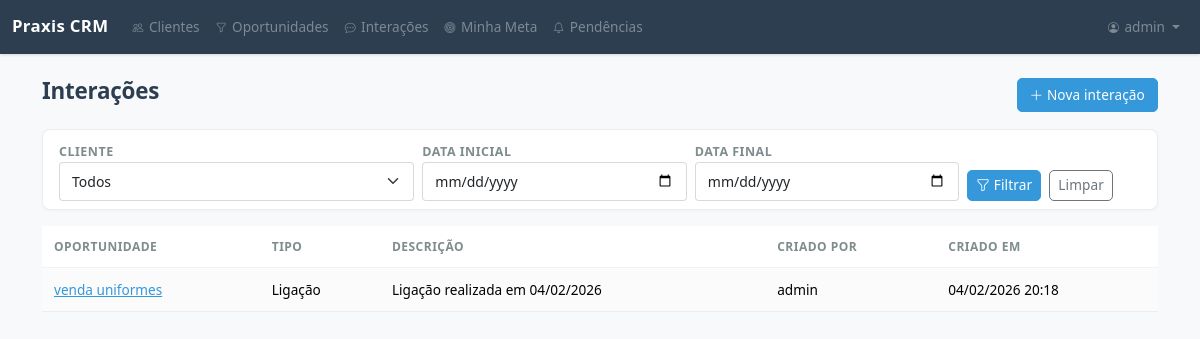
The page /sales/interacoes/ (signed in) on the database its author committed.
### apps/sales/models.py (models this page shows, shortened)
class Interacao(models.Model):
    oportunidade = models.ForeignKey(
        Oportunidade,
        on_delete=models.CASCADE,
        related_name="interacoes",
        verbose_name="Oportunidade",
    )
    tipo = models.CharField(
        max_length=10,
        choices=TipoInteracao.choices,
        verbose_name="Tipo",
    )
    descricao = models.TextField(verbose_name="Descrição")
    criado_por = models.ForeignKey(
        settings.AUTH_USER_MODEL,
        on_delete=models.PROTECT,
        related_name="interacoes",
        verbose_name="Criado por",
    )
    criado_em = models.DateTimeField(auto_now_add=True, verbose_name="Criado em")
    class Meta:
        verbose_name = "Interação"
        verbose_name_plural = "Interações"
        ordering = ["-criado_em"]

class Oportunidade(models.Model):
    titulo = models.CharField(max_length=200, verbose_name="Título")
    cliente = models.ForeignKey(
        Cliente,
        on_delete=models.CASCADE,
        related_name="oportunidades",
        verbose_name="Cliente",
    )
    vendedor = models.ForeignKey(
        settings.AUTH_USER_MODEL,
        on_delete=models.PROTECT,
        related_name="oportunidades",
        verbose_name="Vendedor",
    )
    etapa = models.CharField(
        max_length=12,
        choices=EtapaOportunidade.choices,
        default=EtapaOportunidade.PROSPECCAO,
        verbose_name="Etapa",
    )
    motivo_perda = models.CharField(
        max_length=13,
        choices=MotivoPerdaOportunidade.choices,
        blank=True,
        default="",
        verbose_name="Motivo da perda",
    )
    valor_estimado = models.DecimalField(
        max_digits=12,
        decimal_places=2,
        default=0,
        verbose_name="Valor estimado",
    )
    descricao = models.TextField(blank=True, verbose_name="Descrição")
    proxima_acao = models.CharField(
        max_length=200,
        blank=True,
        default="",
        verbose_name="Próxima ação",
        help_text="Descreva brevemente a próxima ação a ser realizada",
    )
    data_follow_up = models.DateField(
        null=True,
        blank=True,
        verbose_name="Data do follow-up",
        help_text="Data prevista para o próximo contato",
    )
    criado_em = models.DateTimeField(auto_now_add=True, verbose_name="Criado em")
    atualizado_em = models.DateTimeField(auto_now=True, verbose_name="Atualizado em")
    class Meta:
        verbose_name = "Oportunidade"
        verbose_name_plural = "Oportunidades"
        ordering = ["-criado_em"]

### apps/sales/views.py (the view)
# urls.py: path("interacoes/", InteracaoListView.as_view(), name="interacao_list"),
class InteracaoListView(VendedorRequiredMixin, ListView):
    model = Interacao
    template_name = "sales/interacao_list.html"
    context_object_name = "interacoes"
    paginate_by = 20
    def get_queryset(self):
        qs = super().get_queryset()
        if hasattr(self.request.user, "perfil") and self.request.user.perfil.is_vendedor:
            qs = qs.filter(criado_por=self.request.user)
        cliente_id = self.request.GET.get("cliente")
        data_inicial = self.request.GET.get("data_inicial")
        data_final = self.request.GET.get("data_final")
        if cliente_id:
            qs = qs.filter(oportunidade__cliente_id=cliente_id)
        if data_inicial:
            qs = qs.filter(criado_em__date__gte=data_inicial)
        if data_final:
            qs = qs.filter(criado_em__date__lte=data_final)
        return qs
    def get_context_data(self, **kwargs):
        ctx = super().get_context_data(**kwargs)
        if hasattr(self.request.user, "perfil") and self.request.user.perfil.is_vendedor:
            ctx["clientes"] = Cliente.objects.filter(criado_por=self.request.user)
        else:
            ctx["clientes"] = Cliente.objects.all()
        ctx["filtro_cliente"] = self.request.GET.get("cliente", "")
        ctx["filtro_data_inicial"] = self.request.GET.get("data_inicial", "")
        ctx["filtro_data_final"] = self.request.GET.get("data_final", "")
        params = self.request.GET.copy()
        params.pop("page", None)
        ctx["filter_params"] = params.urlencode()
        return ctx

### apps/accounts/models.py (called while the page is built)
    @property
    def is_admin(self):
        return self.papel == PerfilUsuario.ADMIN

    @property
    def is_vendedor(self):
        return self.papel == PerfilUsuario.VENDEDOR

    @property
    def is_gestor(self):
        return self.papel == PerfilUsuario.GESTOR

### apps/core/mixins.py (called while the page is built)
    def dispatch(self, request, *args, **kwargs):
        response = super().dispatch(request, *args, **kwargs)
        if hasattr(request.user, "perfil"):
            if request.user.perfil.papel in (
                PerfilUsuario.VENDEDOR,
                PerfilUsuario.GESTOR,
                PerfilUsuario.ADMIN,
            ):
                return response
        raise PermissionDenied

### templates/sales/interacao_list.html (shortened to what this page needs)
{% extends "base.html" %}
{% block content %}
<div class="d-flex justify-content-between align-items-center mb-3">
    <h2>Interações</h2>
    <a href="{% url 'sales:interacao_create' %}" class="btn btn-primary">
        <i class="bi bi-plus-lg"></i> Nova interação
    </a>
</div>
{% include "includes/_filtros.html" %}
<div class="table-responsive">
    <table class="table table-striped table-hover">
        <thead>
            <tr>
                <th>Oportunidade</th>
                <th>Tipo</th>
                <th>Descrição</th>
                <th>Criado por</th>
                <th>Criado em</th>
            </tr>
        </thead>
        <tbody>
            {% for interacao in interacoes %}
            <tr>
                <td><a href="{% url 'sales:oportunidade_detail' interacao.oportunidade.pk %}">{{ interacao.oportunidade.titulo }}</a></td>
                <td>{{ interacao.get_tipo_display }}</td>
                <td>{{ interacao.descricao|truncatechars:80 }}</td>
                <td>{{ interacao.criado_por.get_full_name|default:interacao.criado_por.username }}</td>
                <td>{{ interacao.criado_em|date:"d/m/Y H:i" }}</td>
            </tr>
            {% empty %}
            <tr>
                <td colspan="5" class="text-center text-muted">Nenhuma interação registrada.</td>
            </tr>
            {% endfor %}
        </tbody>
    </table>
</div>
{% endblock %}

### templates/base.html (shortened to what this page needs)
{% load static %}
<!DOCTYPE html>
<html lang="pt-br">
<head>
    <link href="https://cdn.jsdelivr.net/npm/bootstrap@5.3.3/dist/css/bootstrap.min.css" rel="stylesheet">
    <link href="https://cdn.jsdelivr.net/npm/bootstrap-icons@1.11.3/font/bootstrap-icons.min.css" rel="stylesheet">
    <link href="{% static 'css/style.css' %}" rel="stylesheet">
    <link href="{% static 'css/praxis-v2.css' %}" rel="stylesheet">
</head>
<body>
    {% if user.is_authenticated %}
    <nav class="navbar navbar-expand-lg navbar-dark bg-dark">
        <div class="container-fluid">
            <a class="navbar-brand" href="{% url 'home' %}">Praxis CRM</a>
            <div class="collapse navbar-collapse" id="navbarNav">
                <ul class="navbar-nav me-auto">
                    <li class="nav-item">
                        <a class="nav-link" href="{% url 'crm:cliente_list' %}">
                            <i class="bi bi-people"></i> Clientes
                        </a>
                    </li>
                    <li class="nav-item">
                        <a class="nav-link" href="{% url 'sales:oportunidade_list' %}">
                            <i class="bi bi-funnel"></i> Oportunidades
                        </a>
                    </li>
                    <li class="nav-item">
                        <a class="nav-link" href="{% url 'sales:interacao_list' %}">
                            <i class="bi bi-chat-dots"></i> Interações
                        </a>
                    </li>
                    {% if user.perfil.is_vendedor %}
                    <li class="nav-item">
                        <a class="nav-link" href="{% url 'sales:minha_meta' %}">
                            <i class="bi bi-bullseye"></i> Minha Meta
                        </a>
                    </li>
                    <li class="nav-item">
                        <a class="nav-link" href="{% url 'sales:minhas_pendencias' %}">
                            <i class="bi bi-bell"></i> Pendências
                        </a>
                    </li>
                    {% endif %}
                </ul>
                <ul class="navbar-nav">
                    <li class="nav-item dropdown">
                        <a class="nav-link dropdown-toggle" href="#" role="button" data-bs-toggle="dropdown">
                            <i class="bi bi-person-circle"></i> {{ user.get_full_name|default:user.username }}
                        </a>
                    </li>
                </ul>
            </div>
        </div>
    </nav>
    {% endif %}
    <div class="container mt-4">
        {% block content %}{% endblock %}
    </div>
</body>
</html>

### static/css/style.css (style rules this page uses)
body { background-color: #f8f9fa; }
.navbar-brand { font-weight: 700; }

### static/css/praxis-v2.css (style rules this page uses)
body { font-family: var(--praxis-font-family); color: var(--praxis-texto-principal); -webkit-font-smoothing: antialiased; -moz-osx-font-smoothing: grayscale; font-size: 0.9375rem; line-height: 1.6; }
h1, h2, h3, h4, h5, h6 { color: var(--praxis-azul-escuro); font-weight: 600; }
h2 { font-size: 1.4rem; letter-spacing: -0.01em; }
.navbar.navbar-dark.bg-dark { background-color: var(--praxis-azul-escuro) !important; box-shadow: 0 1px 3px rgba(0, 0, 0, 0.15); }
.navbar .navbar-brand { font-weight: 600; font-size: 1.05rem; letter-spacing: 0.02em; }
.navbar .nav-link { font-size: 0.85rem; opacity: 0.7; transition: opacity 0.15s ease; }
.navbar .nav-link .bi { font-size: 0.8em; margin-right: 2px; }
.table { font-size: 0.85rem; }
.table > thead th { font-weight: 600; font-size: 0.75rem; text-transform: uppercase; letter-spacing: 0.04em; color: var(--praxis-texto-secundario); padding: 0.7rem 0.75rem; vertical-align: middle; }
.table-striped > tbody > tr:nth-of-type(odd) > * { --bs-table-bg-type: rgba(0, 0, 0, 0.015); }
.table > tbody > tr > td { padding: 0.65rem 0.75rem; vertical-align: middle; }
.table > :not(caption) > * > * { border-bottom-color: rgba(0, 0, 0, 0.05); }
.btn { font-size: 0.85rem; font-weight: 500; border-radius: var(--praxis-border-radius); letter-spacing: 0.01em; transition: all 0.15s ease; }
.btn-primary { background-color: var(--praxis-azul-principal); border-color: var(--praxis-azul-principal); }
a { color: var(--praxis-azul-principal); transition: color 0.15s ease; }
.container { padding-bottom: 2rem; }

### static/css/variables.css (style rules this page uses)
:root { --praxis-azul-escuro: #2c3e50; --praxis-azul-principal: #3498db; --praxis-azul-hover: #2980b9; --praxis-azul-medio: #34495e; --praxis-texto-principal: #333333; --praxis-texto-secundario: #7f8c8d; --praxis-texto-muted: #95a5a6; --praxis-fundo-branco: #ffffff; --praxis-fundo-cinza: #f8f9fa; --praxis-fundo-code: #f4f4f4; --praxis-verde: #27ae60; --praxis-verde-fundo: #e8f8f5; --praxis-laranja: #f39c12; --praxis-laranja-fundo: #fef9e7; --praxis-vermelho: #e74c3c; --praxis-roxo: #9b59b6; --praxis-borda: #dddddd; --praxis-borda-clara: #bdc3c7; --praxis-font-family: 'Segoe UI', Tahoma, Geneva, Verdana, sans-serif; --praxis-font-mono: 'Courier New', monospace; --praxis-font-size-base: 16px; --praxis-font-size-sm: 0.9em; --praxis-font-size-xs: 0.85em; --praxis-font-weight-normal: 400; --praxis-font-weight-semibold: 600; --praxis-font-weight-bold: 700; --praxis-line-height: 1.6; --praxis-line-height-tight: 1.2; --praxis-line-height-relaxed: 1.7; --praxis-spacing-xs: 5px; --praxis-spacing-sm: 10px; --praxis-spacing-md: 15px; --praxis-spacing-lg: 20px; --praxis-spacing-xl: 30px; --praxis-spacing-2xl: 40px; --praxis-spacing-section: 80px; --praxis-border-radius-sm: 3px; --praxis-border-radius: 5px; --praxis-border-radius-lg: 8px; --praxis-border-radius-xl: 10px; --praxis-border-radius-full: 15px; --praxis-shadow: 0 2px 5px rgba(0, 0, 0, 0.2); --praxis-shadow-sm: 0 1px 3px rgba(0, 0, 0, 0.1); --praxis-transition: all 0.2s ease; --praxis-transition-fast: all 0.15s ease; --praxis-container-max: 1000px; --praxis-container-narrow: 800px; --praxis-container-wide: 1200px; }

### rows shown on the page
Interacao: oportunidade.titulo "venda uniformes", tipo "Ligação", descricao "Ligação realizada em 04/02/2026", criado_por.get_full_name "admin", criado_em "04/02/2026 20:18"

### other values the page prints
{{ user.get_full_name|default:user.username }} "admin"
